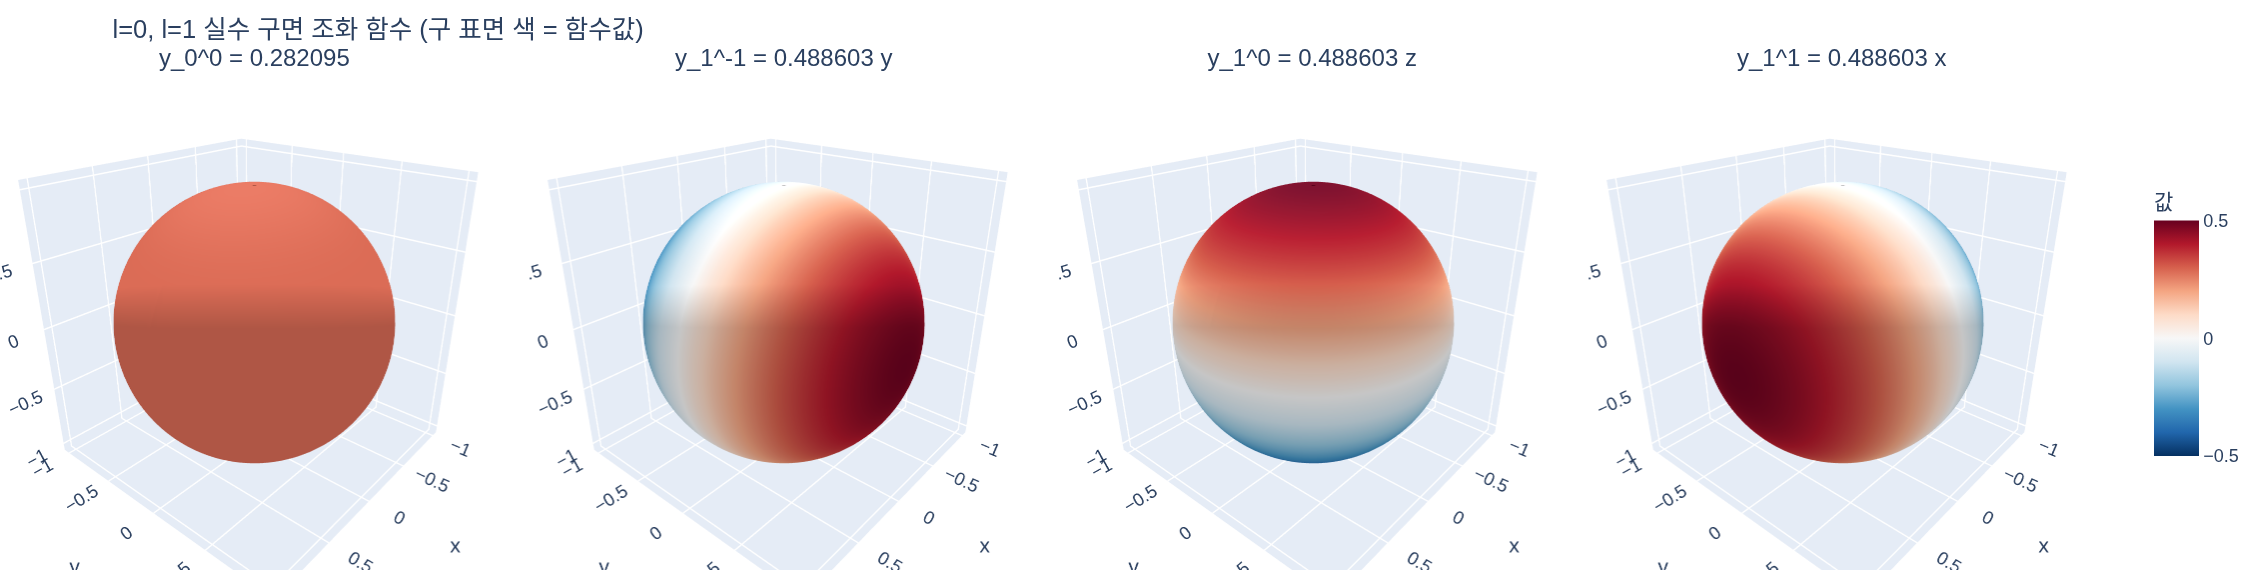

Reproduce this figure in Python.
# %% [markdown]
# # $l=0$, $l=1$ 구면 조화 함수를 데카르트 좌표로
#
# 구면 좌표 $(\theta,\phi)$로 정의된 실수 구면 조화 함수를
# $(x,y,z)=(\sin\theta\cos\phi,\sin\theta\sin\phi,\cos\theta)$ 로 바꾸면
#
# $$y_0^0=0.282095,\quad y_1^{-1}=0.488603\,y,\quad y_1^0=0.488603\,z,\quad y_1^1=0.488603\,x$$
#
# 가 됨을 (1) 상수 유도, (2) 정의식 vs 데카르트식 수치 비교, (3) 직교정규성 확인, (4) 시각화로 살펴본다.

# %%
# 필요 패키지: numpy, plotly, kaleido
import os
import numpy as np
import plotly.graph_objects as go
from plotly.subplots import make_subplots

def _show(fig):
    try:
        from IPython import get_ipython
        if get_ipython() is not None:  # VSCode 셀/Jupyter에서만 렌더링
            fig.show()
    except ImportError:
        pass

HERE = os.path.dirname(os.path.abspath(__file__)) if "__file__" in globals() else "."

# %% [markdown]
# ## 1. 상수 0.282095, 0.488603 은 어디서 오나
#
# $K_l^m=\sqrt{\dfrac{2l+1}{4\pi}\dfrac{(l-|m|)!}{(l+|m|)!}}$ 이고,
# $m\neq0$ 이면 $\sqrt2$ 가 추가로 곱해진다. $l=1,|m|=1$에서 $P_1^1(\cos\theta)=-\sin\theta$ 의 부호는
# 관례(Condon–Shortley)에 따라 그래픽스 표에서는 양으로 잡는다.

# %%
from math import factorial, pi, sqrt

def K(l, m):
    m = abs(m)
    return sqrt((2 * l + 1) / (4 * pi) * factorial(l - m) / factorial(l + m))

print("y_0^0 상수  K(0,0)        =", round(K(0, 0), 6), " (= 1/(2*sqrt(pi)))")
print("y_1^0 상수  K(1,0)        =", round(K(1, 0), 6), " (= sqrt(3/(4pi)))")
print("y_1^±1 상수 sqrt2*K(1,1)  =", round(sqrt(2) * K(1, 1), 6), " (P_1^1 = sin(theta) 이므로 x,y 계수)")
# 출력: y_0^0 상수  K(0,0)        = 0.282095  (= 1/(2*sqrt(pi)))
# 출력: y_1^0 상수  K(1,0)        = 0.488603  (= sqrt(3/(4pi)))
# 출력: y_1^±1 상수 sqrt2*K(1,1)  = 0.488603  (P_1^1 = sin(theta) 이므로 x,y 계수)

# %% [markdown]
# ## 2. 구면 좌표 정의식 vs 데카르트식 — 임의의 방향에서 같은가
#
# 정의식(원문의 `SH(l,m,theta,phi)`):
# - $m=0$: $K_l^0 P_l^0(\cos\theta)$
# - $m>0$: $\sqrt2 K_l^m \cos(m\phi) P_l^m(\cos\theta)$
# - $m<0$: $\sqrt2 K_l^{|m|} \sin(|m|\phi) P_l^{|m|}(\cos\theta)$
#
# $l\le1$ 에서 필요한 르장드르 값: $P_0^0=1,\;P_1^0=\cos\theta,\;P_1^1=\sin\theta$.

# %%
def sh_spherical(l, m, theta, phi):
    ct, st = np.cos(theta), np.sin(theta)
    P = {(0, 0): np.ones_like(ct), (1, 0): ct, (1, 1): st}[(l, abs(m))]
    if m == 0:
        return K(l, 0) * P
    if m > 0:
        return sqrt(2) * K(l, m) * np.cos(m * phi) * P
    return sqrt(2) * K(l, -m) * np.sin(-m * phi) * P

def sh_cartesian(n):
    x, y, z = n[..., 0], n[..., 1], n[..., 2]
    return {
        (0, 0): 0.282095 * np.ones_like(x),
        (1, -1): 0.488603 * y,
        (1, 0): 0.488603 * z,
        (1, 1): 0.488603 * x,
    }

rng = np.random.default_rng(0)
theta = rng.uniform(0, np.pi, 1000)
phi = rng.uniform(0, 2 * np.pi, 1000)
n = np.stack([np.sin(theta) * np.cos(phi), np.sin(theta) * np.sin(phi), np.cos(theta)], -1)
cart = sh_cartesian(n)
for (l, m), v in cart.items():
    err = np.abs(v - sh_spherical(l, m, theta, phi)).max()
    print(f"y_{l}^{m:>2}: 최대 오차 = {err:.2e}")
# 출력: y_0^ 0: 최대 오차 = 2.08e-07
# 출력: y_1^-1: 최대 오차 = 4.86e-07
# 출력: y_1^ 0: 최대 오차 = 4.88e-07
# 출력: y_1^ 1: 최대 오차 = 4.87e-07
# (오차 ~1e-7 은 표의 상수를 소수 6자리로 반올림한 탓)

# %% [markdown]
# ## 3. 직교정규성 — 구면 위에서 $\int y_i y_j\,dA=\delta_{ij}$
#
# 구면 위 균일 샘플(몬테카를로)로 $4\pi\cdot\mathrm{mean}(y_i y_j)$ 를 계산하면 단위행렬에 가까워야 한다.
# 이것이 $y_0^0$ 의 상수가 $1/\sqrt{4\pi}$, $y_1^m$ 의 상수가 $\sqrt{3/(4\pi)}$ 인 이유다.

# %%
N = 400_000
v = rng.normal(size=(N, 3))
v /= np.linalg.norm(v, axis=1, keepdims=True)  # 구면 균일 분포
Y = np.stack(list(sh_cartesian(v).values()), 0)  # (4, N)
G = 4 * np.pi * (Y @ Y.T) / N
np.set_printoptions(precision=3, suppress=True)
print("그램 행렬 (순서: y00, y1-1, y10, y11)\n", G)
# 출력: 그램 행렬 (순서: y00, y1-1, y10, y11)
# 출력:  [[ 1.     0.001 -0.001  0.003]
# 출력:   [ 0.001  0.998 -0.     0.   ]
# 출력:   [-0.001 -0.     1.002 -0.001]
# 출력:   [ 0.003  0.    -0.001  1.   ]]

# %% [markdown]
# ## 4. 시각화 — 구 표면 위 함수값
#
# 반지름 1인 구 표면에 $y_l^m$ 값을 색으로 칠한다.
# $y_0^0$ 는 균일한 단색, $y_1^{-1},y_1^0,y_1^1$ 은 각각 $y,z,x$ 축 방향으로 양(+)/음(-) 반구가 갈린다.

# %%
th, ph = np.meshgrid(np.linspace(0, np.pi, 60), np.linspace(0, 2 * np.pi, 120), indexing="ij")
xs, ys, zs = np.sin(th) * np.cos(ph), np.sin(th) * np.sin(ph), np.cos(th)
grid = np.stack([xs, ys, zs], -1)
vals = sh_cartesian(grid)
titles = ["y_0^0 = 0.282095", "y_1^-1 = 0.488603 y", "y_1^0 = 0.488603 z", "y_1^1 = 0.488603 x"]

fig = make_subplots(rows=1, cols=4, specs=[[{"type": "surface"}] * 4], subplot_titles=titles,
                    horizontal_spacing=0.01)
for i, ((l, m), c) in enumerate(vals.items(), start=1):
    fig.add_trace(go.Surface(x=xs, y=ys, z=zs, surfacecolor=c, cmin=-0.5, cmax=0.5,
                             colorscale="RdBu_r", showscale=(i == 4),
                             colorbar=dict(title="값", len=0.6)), row=1, col=i)
scene = dict(xaxis_title="x", yaxis_title="y", zaxis_title="z", aspectmode="cube",
             camera=dict(eye=dict(x=1.4, y=1.2, z=0.9)))
fig.update_layout(height=380, width=1500, margin=dict(l=0, r=0, t=50, b=0),
                  title_text="l=0, l=1 실수 구면 조화 함수 (구 표면 색 = 함수값)",
                  **{f"scene{i if i > 1 else ''}": scene for i in range(1, 5)})
_show(fig)
fig.write_image(os.path.join(HERE, "expy.png"), scale=1.5)
print("saved expy.png")
# 출력: saved expy.png

# %% [markdown]
# ## 정리
# - $l=0$: 방향에 무관한 상수 $1/(2\sqrt\pi)=0.282095$ → "평균" 성분.
# - $l=1$: $\sqrt{3/(4\pi)}=0.488603$ 에 각 축 성분 $(y,z,x)$ 를 곱한 것 → "어느 축으로 기울었나" 성분.
# - 두 상수는 구면 위에서 제곱 적분이 1이 되도록(정규화) 정해진 값이다.
